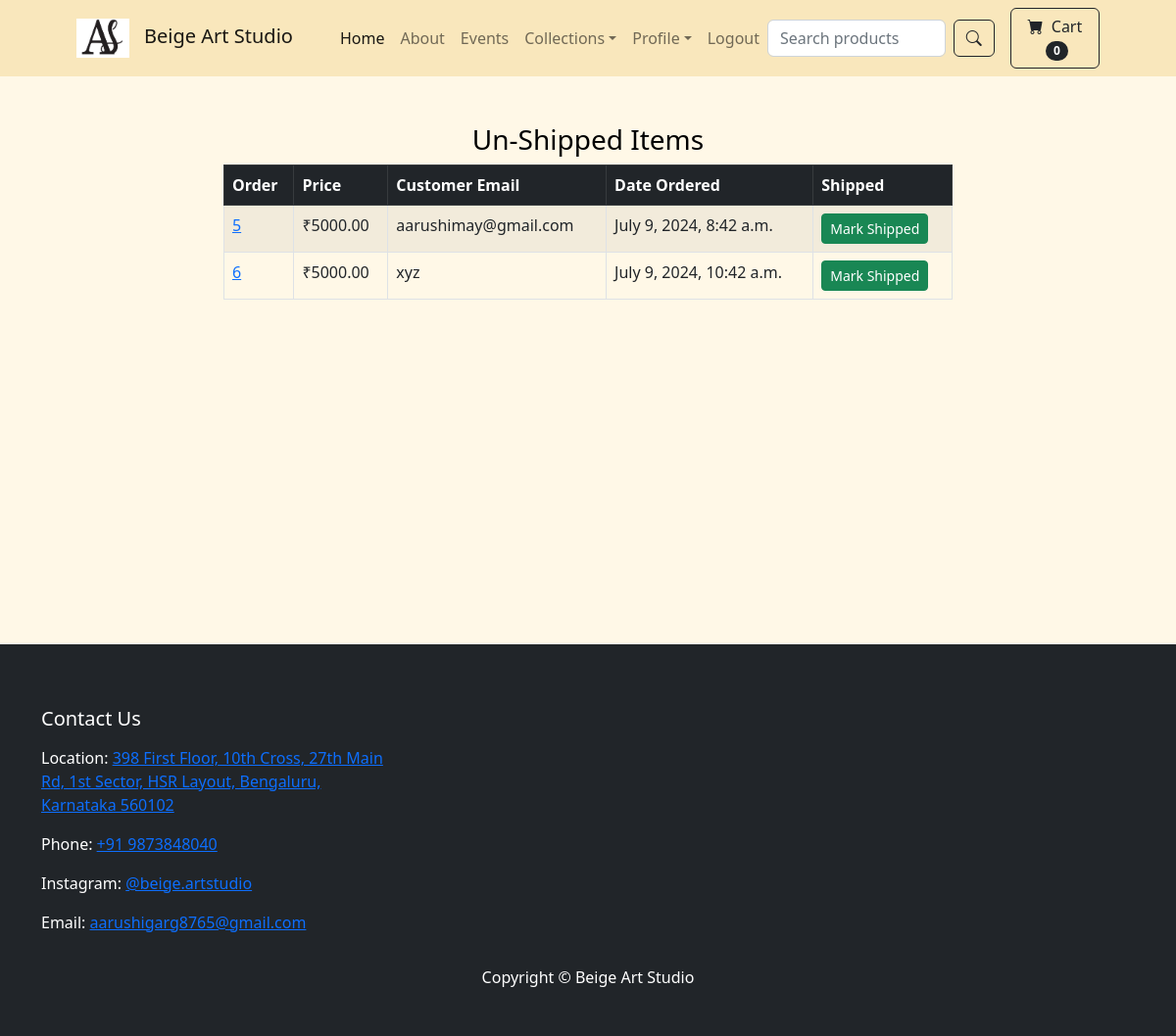
/payment/not_shipped_dash (signed in), run on an earlier commit of the app's database.
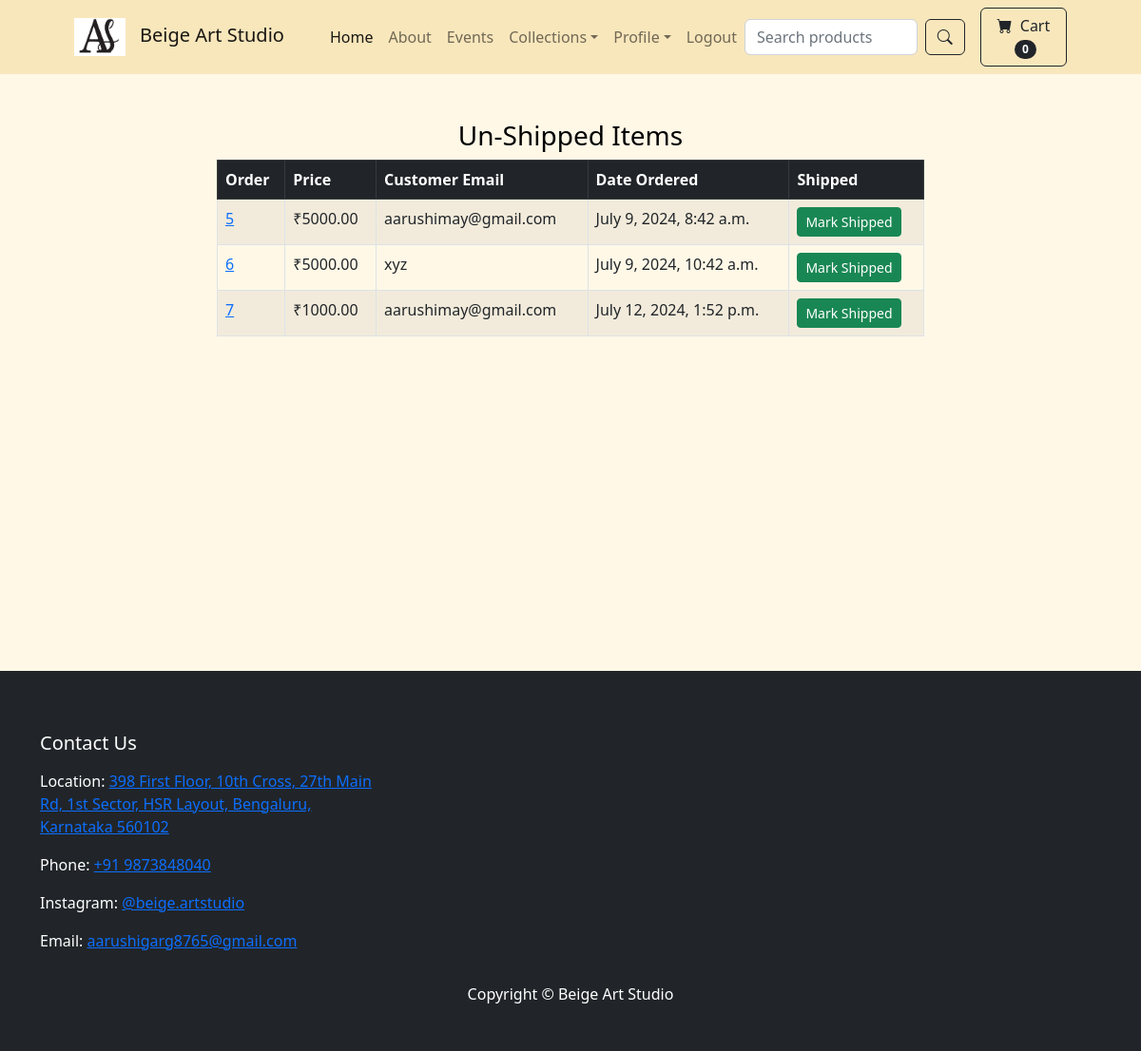
And on a later commit of the database.
### payment/models.py (models this page shows, shortened)
class Order(models.Model):
    STATUS_CHOICES = [
        ('P', 'Pending'),
        ('S', 'Shipped'),
        ('C', 'Cancelled'),
    ]
    user = models.ForeignKey(User, on_delete=models.CASCADE, null=True, blank=True)
    full_name = models.CharField(max_length=250)
    email = models.EmailField(max_length=250)
    shipping_address = models.TextField(max_length=15000)
    amount_paid = models.DecimalField(max_digits=7, decimal_places=2)
    date_ordered = models.DateTimeField(auto_now_add=True)
    shipped = models.BooleanField(default=False)
    date_shipped = models.DateTimeField(blank=True, null=True)

### payment/views.py (the view, shortened to what this page needs)
# urls.py: path('not_shipped_dash', views.not_shipped_dash, name="not_shipped_dash"),
def not_shipped_dash(request):
    if request.user.is_authenticated and request.user.is_superuser:
        orders = Order.objects.filter(shipped=False)
        return render(request, "payment/not_shipped_dash.html", {"orders":orders})
    else:
        messages.success(request, "Access Denied")
        return redirect('home')

### cart/cart.py (called while the page is built)
    def __len__(self):
        return len(self.cart)

### cart/context_processors.py (called while the page is built)
def cart(request):
    return {'cart': Cart(request)}

### payment/templates/payment/not_shipped_dash.html (shortened to what this page needs)
{% extends 'base.html' %}
{% block content %}
        <div class="container">
        	<div class="row">
        		<center>
        			<div class="col-8">
        				<br/><br/>
<h3>Un-Shipped Items</h3>
<table class="table table-striped table-hover table-bordered">
  <thead class="table-dark">
    <tr>
      <th scope="col">Order</th>
      <th scope="col">Price</th>
      <th scope="col">Customer Email</th>
      <th scope="col">Date Ordered</th>
      <th scope="col">Shipped</th>
    </tr>
  </thead>
  <tbody>
  	{% for item in orders %}
    <tr>
      <td><a href="{% url 'orders' item.id %}">{{ item.id }}</a></td>
      <td>₹{{ item.amount_paid }}</td>
      <td>{{ item.email }}</td>
      <td>{{ item.date_ordered }}</td>
      <td>
        <form method="POST">
          <button type="Submit" class="btn btn-success btn-sm">Mark Shipped</button>
        </form>
      </td>
    </tr>
    {% endfor %}
  </tbody>
</table>
<br/><br/>
<br/><br/>
<br/><br/>
<br/><br/>
<br/><br/>
<br/><br/>
<br/><br/>
        			</div>
        		</center>
        	</div>
        </div>
{% endblock %}

What changed in the data, as far as the page shows it:
added Order: id "7", amount_paid "1000.00", email "aarushimay@gmail.com", date_ordered "July 12, 2024, 1:52 p.m."
